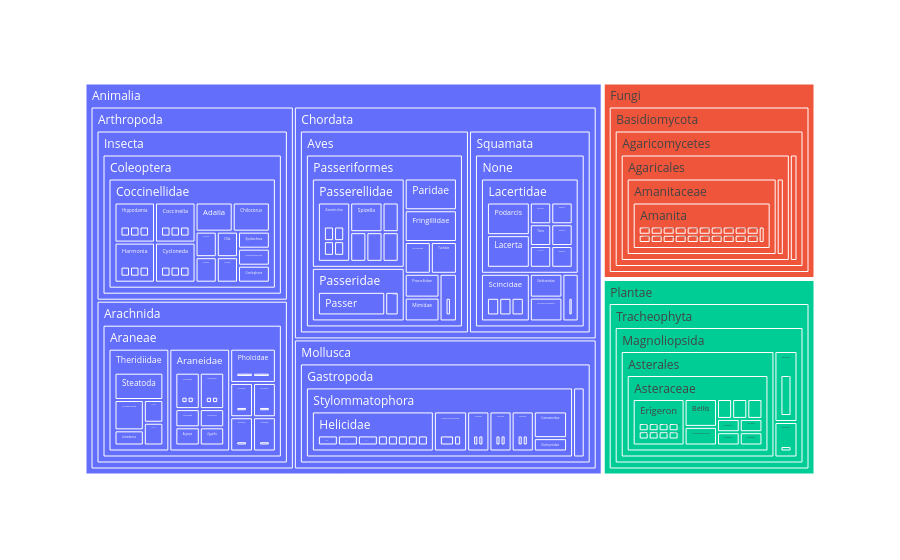

Notebook cell for this chart:
### Markdown cell above
#### taxonomy statistics

### Code cell
rows = []

for path, count in taxa_dict.items():
    parts = path.strip().split("\t")
    rows.append(parts + [count])
df = pd.DataFrame(rows, columns=['kingdom', 'phylum', 'class', 'order', 'family', 'genus', 'scientificName', 'count'])

#print(df)

fig = px.treemap(
    df,
    path=levels.keys(),
    values="count",
    color="kingdom"
)

fig.show()

### Figure 1 — Plotly figure (JSON) as saved in the notebook; plotly's stock layout.template omitted (floating-point values rounded to 4 significant figures; data arrays with more than 128 entries replaced by an {"elided": "..."} marker saying what was removed)
{"data": [{"branchvalues": "total", "customdata": {"elided": "315x1 str values"}, "domain": {"x": [0.0, 1.0], "y": [0.0, 1.0]}, "hovertemplate": "labels=%{label}<br>count=%{value}<br>parent=%{parent}<br>id=%{id}<br>kingdom=%{customdata[0]}<extra></extra>", "ids": {"elided": "315 str values"}, "labels": {"elided": "315 str values"}, "marker": {"colors": {"elided": "315 str values"}}, "name": "", "parents": {"elided": "315 str values"}, "type": "treemap", "values": {"elided": "315 float values"}}], "layout": {"legend": {"tracegroupgap": 0}, "margin": {"t": 60}}}
